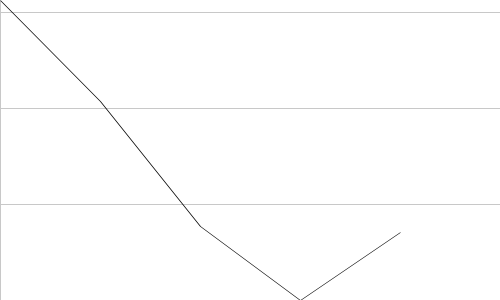
Frame 1 (no input)
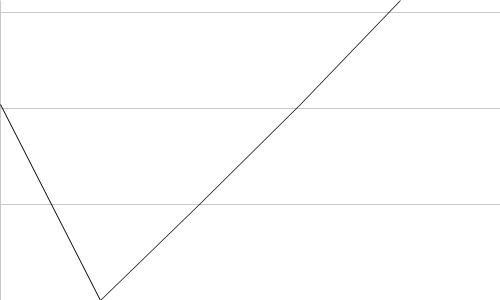
Frame 60 (the mouse pressed at the canvas centre just before this capture)
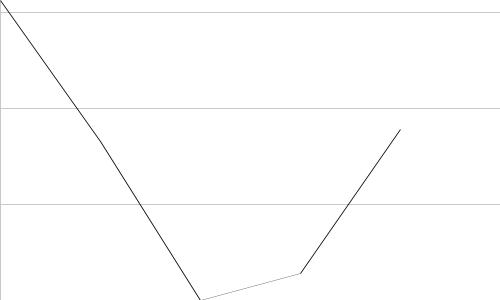
Frame 120 (the mouse held since frame 60 and released just before this capture)

The Processing sketch that drew these frames (run headless with seeded random() and noise(); from frame 60 on, the mouse is pressed at the canvas centre):

// Processing sketch: Plotter
// ── Plotter.pde
Plot rt;
float[] d;

void setup() {
    size(500, 300);
    frameRate(10);
    d = new float[5];

    rt = new Plot();
}

void draw() {
    background(0);

    for (int i=0; i<d.length; i++) {
        d[i] = noise((frameCount + i)*0.1);
    }

    rt.setData(d)
      .setGridSpaceSamples(40, 32)
      .setLPF(1)
      .render(0, 0, width, height);
}


// ── Plot.pde
/*
    A plotter object, resizable and updateable

*/

class Plot {
    int resH;
    int resV;
    float[] data;
    color bkgColor, gridColor, lineColor;
    float lineWidth;
    int gridSpaceH, gridSpaceV;
    int lpf;

    Plot() {
        this(100, 100);
    }

    Plot(int hor_resolution, int ver_resolution) {
        this.resH = hor_resolution;
        this.resV = ver_resolution;
        this.data = new float[resH];
        this.bkgColor = color(255);
        this.lineColor = color(0);
        this.lineWidth = 1;
        this.gridColor = color(200);        
        this.gridSpaceH = 10;
        this.gridSpaceV = 10;
        this.lpf = 1;
    }

    Plot(float[] data) {
        this();
        this.setData(data);        
    }

    Plot setLPF(int samples) { this.lpf = samples; return this; }
    Plot setBackgroundColor(color _color) { this.bkgColor = _color; return this; }
    Plot setGridColor(color _color) { this.gridColor = _color; return this; }
    Plot setLineColor(color _color) { this.lineColor = _color; return this; }
    Plot setLineWidth(float width) { this.lineWidth = width; return this; }
    Plot setGridSpaceSamples(int hor_space, int ver_space) {
        this.gridSpaceH = hor_space;
        this.gridSpaceV = ver_space;
        return this;
    }
    Plot setGridSpacePercentage(float hor_space, float ver_space) {
        this.gridSpaceH = round(this.resH * hor_space);
        this.gridSpaceV = round(this.resV * ver_space);
        return this; 
    }

    Plot setData(float[] data) {
        if (this.data.length != data.length) {
            this.data = new float[data.length];
            this.resH = data.length;
        }
        float min = data[0];
        float max = data[0];
        for (int i=0; i<data.length; i++) {
            if (data[i] < min) min = data[i];
            else if (data[i] > max) max = data[i];
        }
        for (int i=0; i<data.length; i++) {
            this.data[i] = (data[i] - min) / (max - min);
        }
        return this;
    }
    

    void render(int x, int y, int w, int h) {
        pushMatrix();
        translate(x, y);
        float scaleX = (float)w / this.resH;
        float scaleY = (float)h / this.resV;
        scale(scaleX, scaleY);

        noStroke();
        fill(bkgColor);
        rect(x, y, resH, resV);

        stroke(gridColor);
        strokeWeight(1/scaleX);
        for (int i=0; i<=resH;) {
            line(i, 0, i, resV);
            i += gridSpaceH;
        }
        strokeWeight(1/scaleY);
        for (int i=0; i<=resV;) {
            line(0, resV - i, resH, resV - i);
            i += gridSpaceV;
        }

        stroke(lineColor);
        strokeWeight(lineWidth/max(scaleX, scaleY));
        noFill();
        beginShape();
        for (int i=0; i<resH; i++) {
            vertex(i, (1 - lowPass(i))*resV);
        }
        endShape();

        popMatrix();
    }

    float lowPass(int index) {
        if (this.lpf <= 1) return data[index];

        int weight = this.lpf;
        int totalw = 0;
        float avg = 0;
        for (int i=0; i<this.lpf; i++) {
            int actind = index - i;
            if (actind < 0) avg += data[0] * weight;
            else avg += data[actind] * weight; 
            totalw += weight;
            weight--;
        }
        avg /= totalw;
        return avg;
    } 
}
